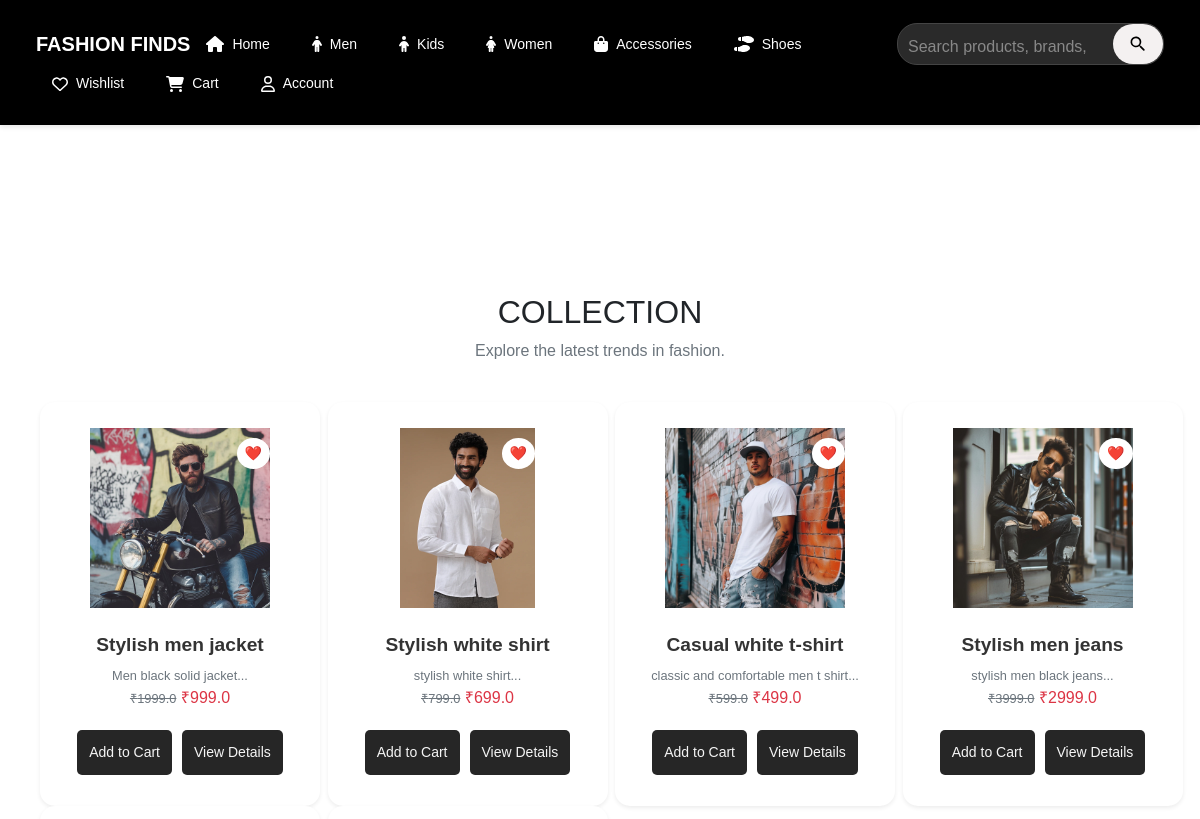
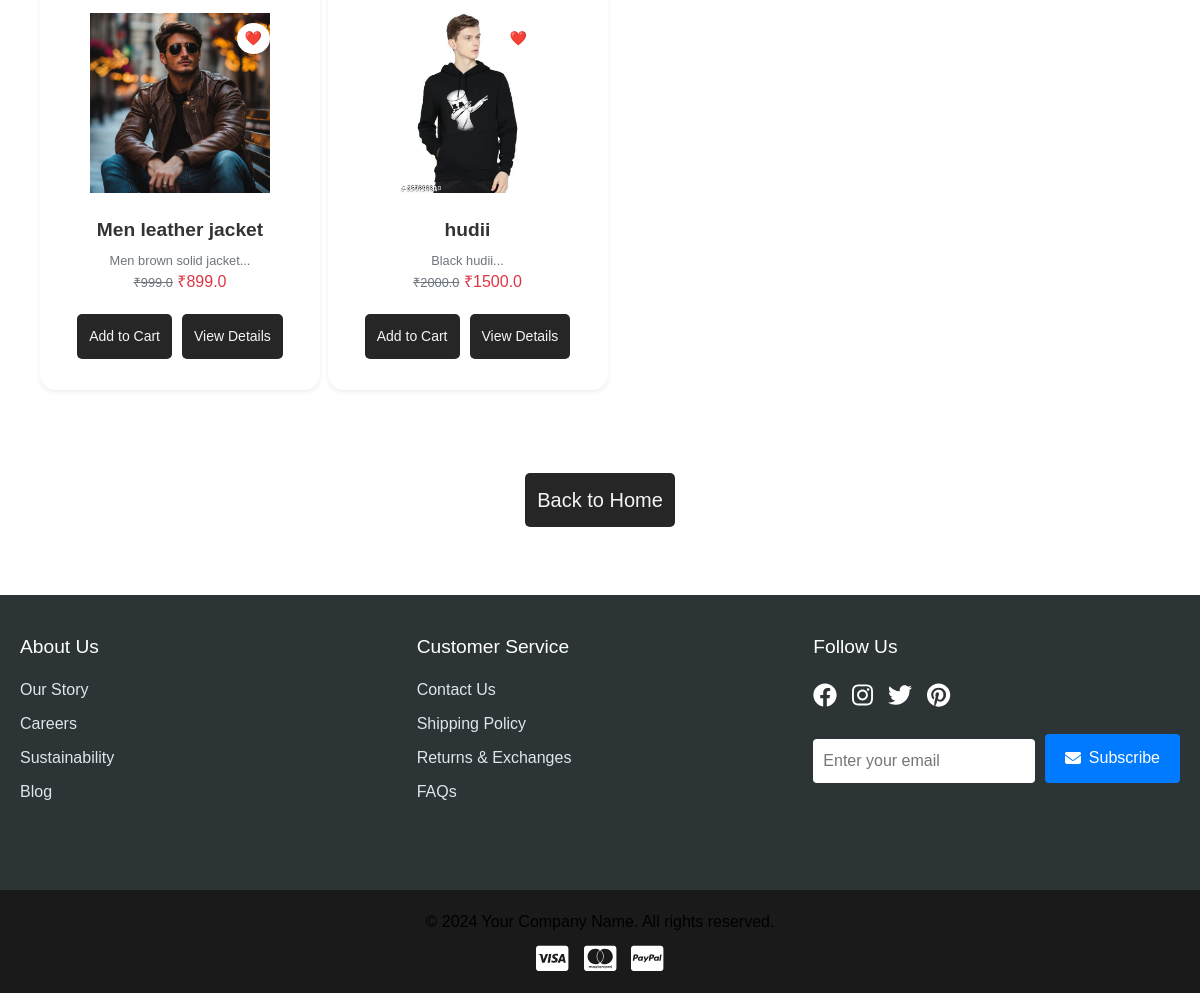
Page /category/Men on the committed database (2 pictures, top to bottom).
### app/models.py (models this page shows, shortened)
class Product(db.Model):
    __tablename__ = 'products'
    id = db.Column(db.Integer, primary_key=True)
    product_name = db.Column(db.String(100), nullable=False)
    product_picture = db.Column(db.String(1000), nullable=False)
    current_price = db.Column(db.Float, nullable=False)
    previous_price = db.Column(db.Float, nullable=False)
    description = db.Column(db.String(2000), nullable=True)
    color = db.Column(db.String(15))
    rating = db.Column(db.Integer, default=0)
    sale = db.Column(db.Boolean, default=False)
    discount = db.Column(db.Integer, nullable=True, default=0)
    brand = db.Column(db.String(100), nullable=True)
    category = db.Column(db.String(100), nullable=False)  # ✅ Now category is a string field
    quantity_size = db.relationship('ProductSize', backref='product', lazy=True, cascade="all, delete-orphan")
    carts = db.relationship('Cart', backref='cart_product', lazy=True, cascade="all, delete-orphan")
    wishlists = db.relationship('Wishlist', backref='wishlist_product', lazy=True, cascade="all, delete-orphan")
    order_items = db.relationship('OrderItem', backref='product', lazy=True, cascade="all, delete-orphan")

### app/views.py (the view)
@views.route('/category/<string:category_name>')
def products_by_category(category_name):
    products = Product.query.filter_by(category=category_name).all()
    return render_template('category.html', products=products, category_name=category_name)

### app/templates/category.html (shortened to what this page needs)
{% extends 'base.html' %}
{% block content %}
<div class="container py-5">
    <div class="text-center mb-4">
        <h2 class="fw-bold text-uppercase">{{ category }} Collection</h2>
        <p class="text-muted">Explore the latest trends in {{ category }} fashion.</p>
    </div>
    <div class="row g-4">
        {% for product in products %}
        <div class="col-12 col-sm-6 col-md-4 col-lg-3">
            <div class="card product-card shadow-sm border-0 p-3 h-100">
                <div class="position-relative">
                    <form action="{{ url_for('views.wishlist_add', product_id=product.id) }}" method="POST">
                        <button type="submit" class="btn btn-outline-danger btn-sm wishlist-btn">❤️</button>
                    </form>
                    <img src="{{ url_for('admin.get_image', filename=product.product_picture) }}" class="card-img-top product-img" alt="{{ product.product_name }}">
                </div>
                <div class="card-body text-center d-flex flex-column">
                    <h6 class="card-title fw-bold">{{ product.product_name }}</h6>
                    <p class="text-muted small flex-grow-1">{{ product.description[:50] }}...</p>
                    <p class="text-danger fw-bold">
                        <span class="text-muted small"><s>₹{{ product.previous_price }}</s></span>
                        ₹{{ product.current_price }}
                    </p>
                    <div class="mt-auto">
                        <div class="d-flex justify-content-center gap-2">
                            <form action="{{ url_for('views.add_to_cart', product_id=product.id) }}" method="POST">
                                <button type="submit" class="btn btn-sm btn-primary" style="margin-right: 10px;">Add to Cart</button>
                            </form>
                            <form action="{{ url_for('views.product_info', product_id=product.id) }}">
                                <button type="submit" class="btn btn-sm btn-primary">View Details</button>
                            </form>
                        </div>
                    </div>
                </div>
            </div>
        </div>
        {% endfor %}
    </div>
    <div class="text-center mt-5">
        <a href="{{ url_for('views.homepage') }}" class="btn btn-lg btn-primary">Back to Home</a>
    </div>
</div>
{% endblock %}

### app/static/css/style.css (style rules this page uses)
* { margin: 0; padding: 0; box-sizing: border-box; font-family: Arial, sans-serif; }
.container { display: flex; flex-wrap: wrap; gap: 20px; justify-content: center; padding: 20px; max-width: 1400px; margin: 0 auto; }
.card { flex: 1 1 200px; min-width: 200px; max-width: 280px; background: white; border-radius: 10px; box-shadow: 0 4px 12px rgba(0,0,0,0.1); overflow: hidden; transition: transform 0.3s ease; }
@media (max-width: 1200px) { .card { flex: 1 1 180px; min-width: 180px; } }
.container { display: flex; flex-wrap: wrap; justify-content: center; gap: 15px; width: 100%; max-width: 1200px; }
.card { background: white; padding: 15px; width: calc(20% - 15px); border-radius: 10px; box-shadow: 0px 4px 8px rgba(0, 0, 0, 0.2); text-align: center; transition: transform 0.3s ease-in-out; }
.card img { width: 100%; border-radius: 5px; }
.wishlist-btn { background: #C4877A; color: white; border: none; padding: 5px 10px; cursor: pointer; border-radius: 5px; margin-top: 10px; }
.product-card { width: 100%; max-width: 200px; border: 1px solid #eee; border-radius: 8px; overflow: hidden; cursor: pointer; transition: transform 0.3s ease, box-shadow 0.3s ease; text-decoration: none; color: inherit; display: flex; flex-direction: column; position: relative; }
body { font-family: Arial, sans-serif; margin: 0; padding: 0; }
.card { border: 1px solid #ddd; border-radius: 8px; box-shadow: 0 2px 4px rgba(0, 0, 0, 0.1); }
.card-body { padding: 1rem; }
.text-muted { color: #6c757d !important; }
.card-title { font-size: 1.25rem; font-weight: bold; }
.card { border-radius: 12px; transition: transform 0.3s ease-in-out; }
.card-img-top { height: 250px; object-fit: cover; border-radius: 12px 12px 0 0; }
.card-body { padding: 15px; }
.btn-primary { background-color: #007bff; border: none; }
p { font-size: 16px; color: black; margin: 0; }
a { text-decoration: none; }
form { display: grid; gap: 15px; }
html, body { height: 100%; margin: 0; overflow-x: hidden; }
button { background-color: #262626; color: #f5f5f5; cursor: pointer; border: none; padding: 12px; border-radius: 5px; font-size: 1em; transition: background-color 0.3s; }
a { color: black; text-decoration: none; }
.btn { display: inline-block; padding: 12px; margin-top: 20px; background-color: #262626; color: #f5f5f5; border: none; border-radius: 5px; cursor: pointer; text-decoration: none; transition: background-color 0.3s; }
.card { flex: 1 1 calc(25% - 20px); max-width: 300px; background: #fff; border-radius: 10px; box-shadow: 0 4px 8px rgba(0, 0, 0, 0.1); overflow: hidden; transition: transform 0.3s ease, box-shadow 0.3s ease; display: flex; flex-direction: column; align-items: center; }
.card-title { font-size: 1.2rem; margin: 0 0 10px; color: #333; }

### app/templates/category.html (style rules this page uses)
.product-card { min-width: 280px; background: white; border-radius: 15px; overflow: hidden; transition: transform 0.3s ease-in-out, box-shadow 0.3s ease-in-out; display: flex; flex-direction: column; }
.wishlist-btn { position: absolute; top: 0px; right: 10px; background: white; border-radius: 50%; padding: 5px 8px; }
.product-img { height: 200px; width: 200px; object-fit: contain; padding: 10px; }

### rows in the picture
Product: product_picture (picture), product_name "Stylish men jacket", description "Men black solid jacket", previous_price "1999.0", current_price "999.0"
Product: product_picture (picture), product_name "Stylish white shirt", description "stylish white shirt", previous_price "799.0", current_price "699.0"
Product: product_picture (picture), product_name "Casual white t-shirt", description "classic and comfortable men t shirt", previous_price "599.0", current_price "499.0"
Product: product_picture (picture), product_name "Stylish men jeans", description "stylish men black jeans", previous_price "3999.0", current_price "2999.0"
Product: product_picture (picture), product_name "Men leather jacket", description "Men brown solid jacket", previous_price "999.0", current_price "899.0"
Product: product_picture (picture), product_name "hudii", description "Black hudii", previous_price "2000.0", current_price "1500.0"
